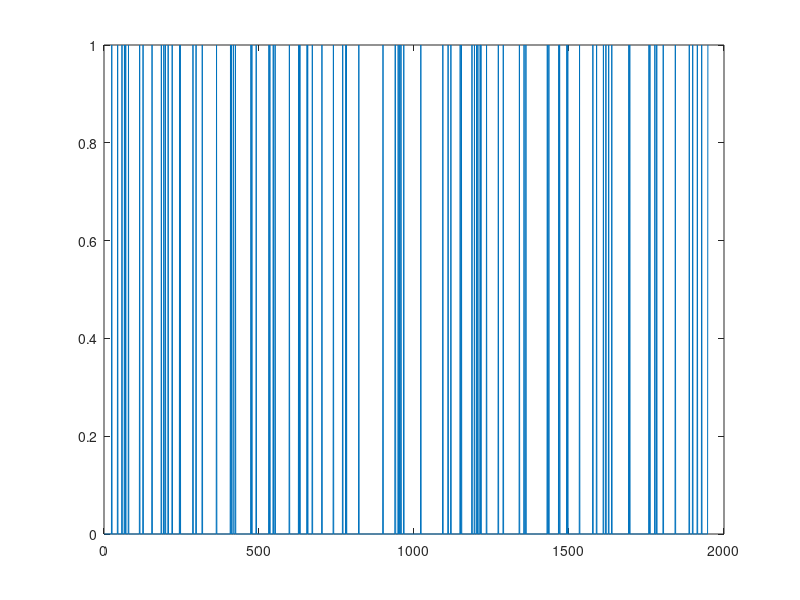

This chart was generated by the following MATLAB code:
clear all, clc, close all

fr_mean = 500/1000;

T = 1/fr_mean;

ns = 100;
time = 100;

isi = -T.*log(rand(ns,1));
spk_times = cumsum(isi);
%spk_times(spk_times > time) = 0;
%spk_times = find(spk_times);

dt = 0.1;
spks = floor(spk_times / 0.1);

spk_train = zeros(1, floor(time/dt));
spk_train(spks) = 1;
t=1:time/dt; t = dt * t;
plot(spk_train);

isi_reg = (1/fr_mean).*ones(ns,1);
spk_times_reg = cumsum(isi_reg);
spk_times_reg(spk_times_reg > time) = 0;
spk_times_reg = find(spk_times);

    %convert times in ms to indices
spks_reg = floor(spk_times_reg / 0.1);

spk_output = zeros(1, floor(time/dt));
spk_output(spks_reg) = 1;
t=1:(time/dt); t = dt * t;
%plot(t, sample);
